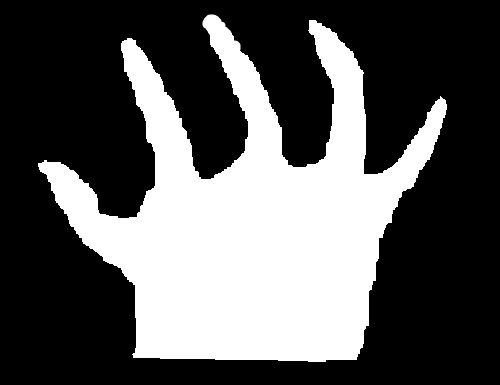
#> input picture 08-图像轮廓/03-图像的拟合/hand.png, 500 x 385 px
$ python '08-凸包.py'
#> lines starting #> are read from the running program, lines starting #| are printed output that depends on the picture; after the words box and inside, x2 and y2 are one past the last pixel; in counts of white or black regions, pixels touching at a corner belong together
# coding: utf-8
# filename: 08-凸包
# develop: sif
# date: 2022-10-07 11:11

# 读取图像，在轮廓外围建立凸包
import cv2
img = cv2.imread('hand.png', 1)
#> img is the input picture: shape (385, 500, 3); min 0, max 255, mean 88.1
gray = cv2.cvtColor(img, cv2.COLOR_BGR2GRAY)
binary = cv2.threshold(gray, 127, 255, cv2.THRESH_BINARY)[1]
#> binary: shape (385, 500); 34.5% white; 1 white region
# 查找轮廓
contour = cv2.findContours(binary, cv2.RETR_EXTERNAL, cv2.CHAIN_APPROX_NONE)[0]
#> contour = 1 contour; box (x1, y1, x2, y2) and area: (38, 14, 447, 362) 65430
# 在轮廓外围建立凸包
hull = cv2.convexHull(contour[0])
#> hull = contour of 22 points, box (x1, y1, x2, y2) (38, 14, 447, 362), area 106034
# 绘制
cv2.polylines(img, [hull], 0, (211, 21, 212), 2)
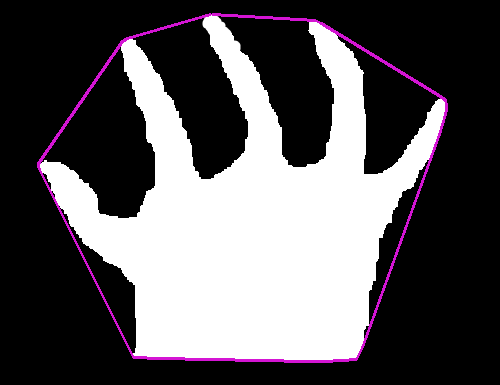
#> img: shape (385, 500, 3); 1.8% of pixels changed, all inside (x1, y1, x2, y2) = (37, 13, 448, 363)
cv2.imshow('img', img)
cv2.waitKey()
cv2.destroyAllWindows()
